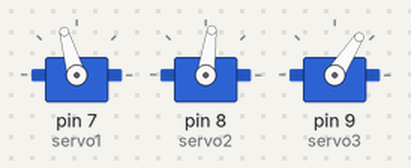
Bench run of a sketch on a simulated Arduino Uno, built with avr-gcc and run on an emulated ATmega328P. Parts: 3 × servo.

Above: at 0.05 s.
At 3.75 s:
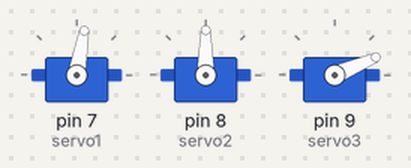
At 7.45 s:
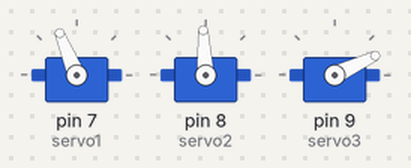
At 11.15 s:
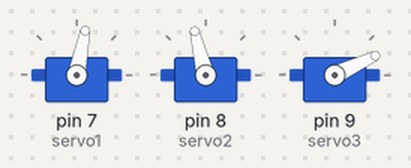
At 14.95 s:
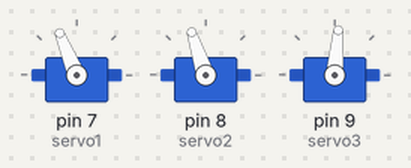
Timing chart, 0 to 19.5 s (numbered marks = the images above):
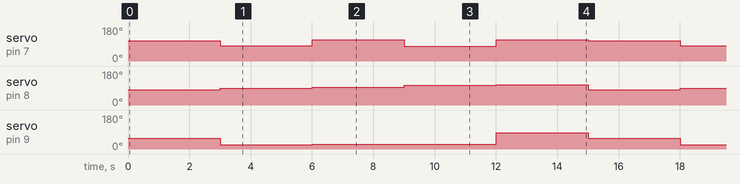

The sketch:

4expressions.ino
```cpp
#include <Servo.h>  // サーボ制御のライブラリを読み込みます。

Servo servo1;  // 制御するサーボ名１～４を定義します。
Servo servo2;
Servo servo3;
//Servo servo4;

void setup() {
  servo1.attach(7);
  servo2.attach(8); // ８番ピンの出力をサーボ制御用に宣言します。
  servo3.attach(9); // ９番ピン宣言。
  //servo3.attach(10); // １０番ピン宣言。
  //servo4.attach(11); // １１番ピン宣言。
}

void loop() {
  // normal
  set(106, 82, 57);

  // happy
  set(80, 90, 23);

  // sad
  //set(112, 76, 60);
  //set(112, 93, 47);
  set(112, 93, 25);
  //set(112, 108, 35);

  // surprised
  set(79, 104, 25);

  // angry
  set(112, 108, 85);

}

//void walk(int angle1, int angle2, int angle3, int angle4) {
void set(int angle1, int angle2, int angle3) {
  servo1.write(angle1);
  servo2.write(angle2);
  servo3.write(angle3);
  //servo3.write(angle3);
  //servo4.write(angle4);
  delay(3000);
}
```

Measured:
- by itself, servo on pin 7 (servo1): repeats every 15.0 s: 112° 3.0 s, 79° 3.0 s, 112° 3.0 s, 106° 3.0 s, 80° 3.0 s
- by itself, servo on pin 8 (servo2): repeats every 15.0 s: 93° 3.0 s, 104° 3.0 s, 108° 3.0 s, 82° 3.0 s, 90° 3.0 s
- by itself, servo on pin 9 (servo3): repeats every 15.0 s: 25° 6.0 s, 85° 3.0 s, 57° 3.0 s, 23° 3.0 s
